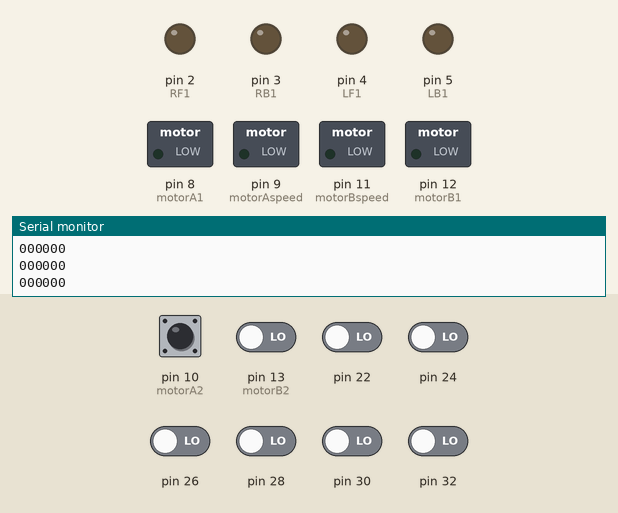
This sketch was run on a simulated Arduino Mega 2560, built with avr-gcc and run on an emulated ATmega2560. On the bench: switched loads named in the sketch (green lamp = pin HIGH), output pins drawn as LEDs (lit = HIGH), the last lines printed to the serial monitor. The test bench sets the inputs (shaded band); at power-on: pin 10 (motorA2) HIGH, pin 13 (motorB2), pin 22, pin 24, pin 26, pin 28, pin 30, pin 32 LOW.

Above: at 1.2 s.
1.3 s: pin 22 driven HIGH
At 1.7 s:
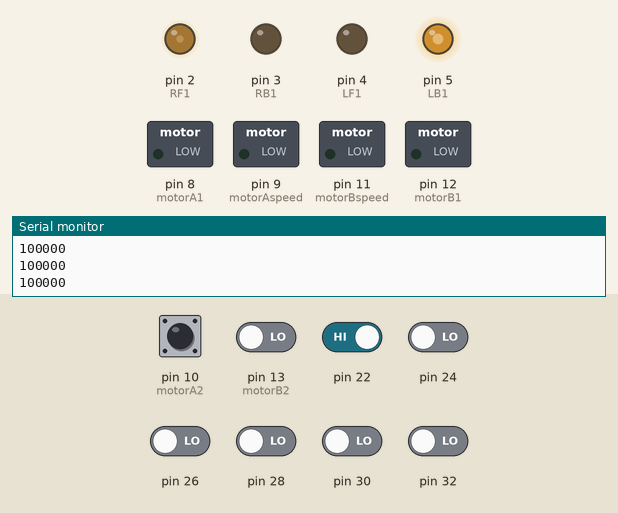
2.8 s: pin 22 driven LOW and pin 26 driven HIGH
At 4.0 s:
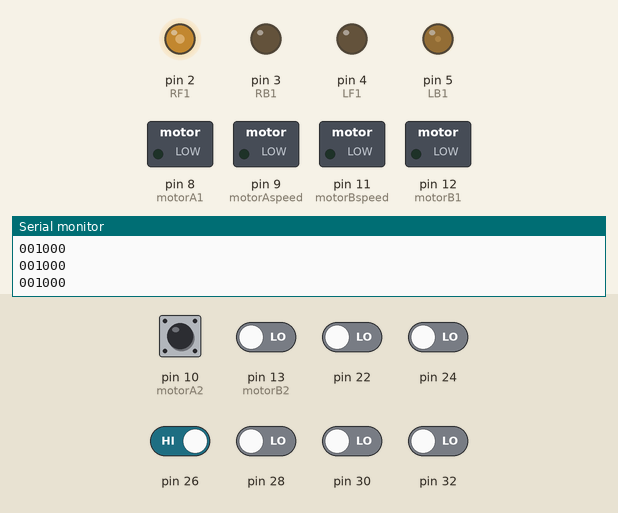
4.3 s: pin 28 driven HIGH
At 5.2 s:
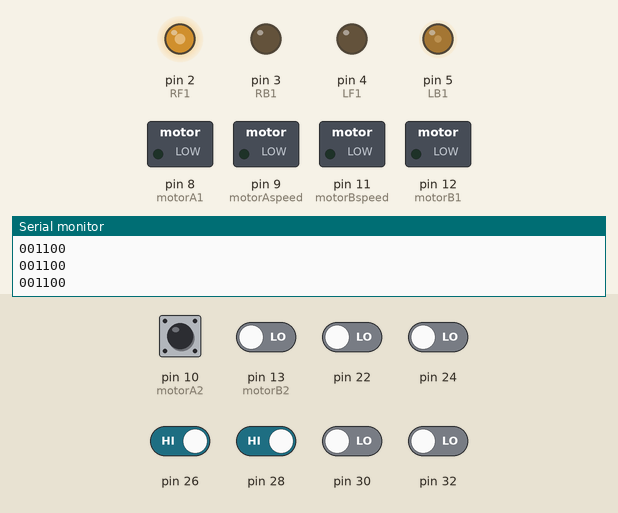
5.8 s: pin 30 driven HIGH
At 6.3 s:
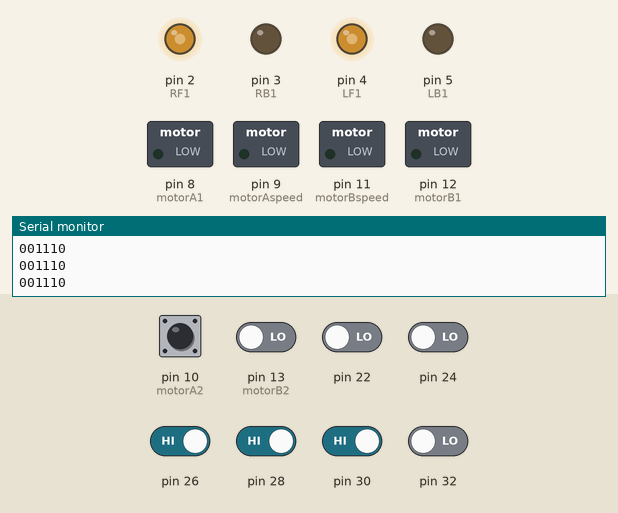
7.3 s: pin 32 driven HIGH
At 8.5 s:
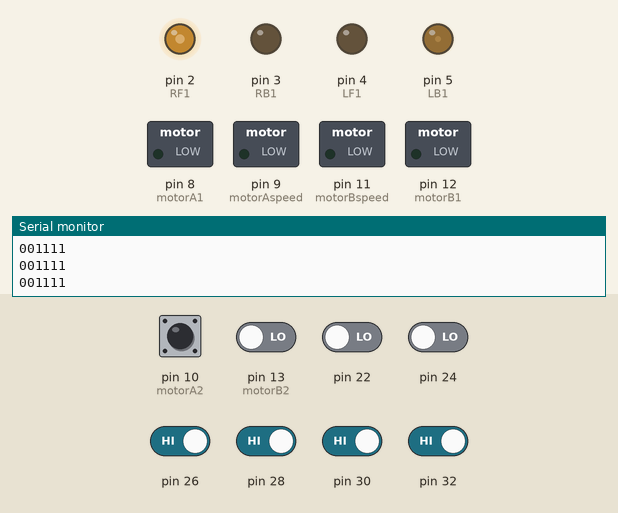
8.8 s: pin 26 driven LOW
At 10.1 s:
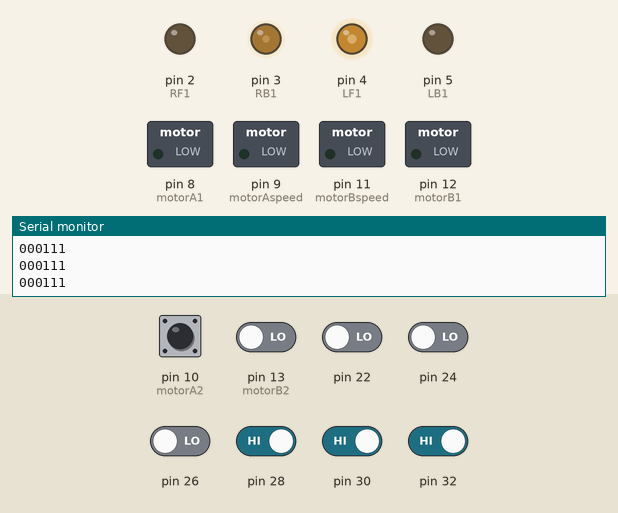
Timing chart, 0 to 11.3 s (numbered marks = the images above; inputs shaded):
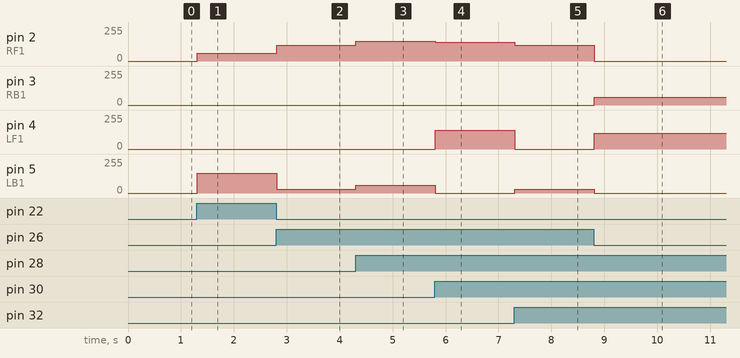

Measured:
- after the input at 1.3 s, pin 2 (RF1): 0/255 → 60/255 at once; pin 5 (LB1): 0/255 → 150/255 at once
- after the input at 2.8 s, pin 2 (RF1): 60/255 → 120/255 at once; pin 5 (LB1): 150/255 → 30/255 at once
- after the input at 4.3 s, pin 2 (RF1): 120/255 → 150/255 at once; pin 5 (LB1): 30/255 → 60/255 at once
- after the input at 5.8 s, pin 2 (RF1): 150/255 → 140/255 at once; pin 4 (LF1): 0/255 → 140/255 at once; pin 5 (LB1): 60/255 → 0/255 at once
- after the input at 7.3 s, pin 2 (RF1): 140/255 → 120/255 at once; pin 4 (LF1): 140/255 → 0/255 at once; pin 5 (LB1): 0/255 → 30/255 at once
- after the input at 8.8 s, pin 2 (RF1): 120/255 → 0/255 at once; pin 3 (RB1): 0/255 → 60/255 at once; pin 4 (LF1): 0/255 → 120/255 at once; pin 5 (LB1): 30/255 → 0/255 at once

The sketch:

INNOVISION_Round-2_.ino
```cpp
int b=0, w=1,c=0,c1=0,c2=0;
#define LF1 4
#define LB1 5
#define RF1 2
#define RB1 3
#define leftIR 13
#define rightIR 10

void setup()
{
  Serial.begin(9600);
  pinMode(LF1,OUTPUT);
  pinMode(LB1,OUTPUT);
  pinMode(RF1,OUTPUT);
  pinMode(RB1,OUTPUT);
  pinMode(13,INPUT);
  pinMode(10,INPUT);
  pinMode(22,INPUT);
  pinMode(24,INPUT);
  pinMode(26,INPUT);
  pinMode(28,INPUT);
  pinMode(30,INPUT);
  pinMode(32,INPUT);
  pinMode(A0,OUTPUT);
  pinMode(A1,OUTPUT);
  pinMode(8,OUTPUT);
  pinMode(11,OUTPUT);
  pinMode(9,OUTPUT);
  pinMode(12,OUTPUT);
  /*digitalWrite(8,HIGH);
  digitalWrite(11,HIGH);
  digitalWrite(9,LOW);
  digitalWrite(12,LOW);*/
}

void loop()
{
  /*digitalWrite(8,HIGH);
  digitalWrite(11,HIGH);
  digitalWrite(9,LOW);
  digitalWrite(12,LOW);*/


  int d1,d2,d3,d4,d5,d6,sl,sr,r,i;
  d1=digitalRead(22);
  d2=digitalRead(24);
  d3=digitalRead(26);
  d4=digitalRead(28);
  d5=digitalRead(30);
  d6=digitalRead(32);
  sl=digitalRead(13);
  sl=digitalRead(10);
  Serial.print("\n");
  Serial.print(d1);
  Serial.print(d2);
  Serial.print(d3);
  Serial.print(d4);
  Serial.print(d5);
  Serial.print(d6);
    if(d1==w && d2==w && d3==b && d4==b && d5==w && d6==w)
    forward();
    else if(d1==w && d2==w && d3==b && d4==b && d5==b && d6==w)
     sright();
    else if(d1==w && d2==b && d3==b && d4==w && d5==w && d6==w)
     sleft();
    else if(d1==w && d2==w && d3==w && d4==w && d5==b && d6==b)
     sright();
    else if(d1==b && d2==b && d3==w && d4==w && d5==w && d6==w)
     sleft();
    else if(d1==w && d2==w && d3==b && d4==b && d5==b && d6==b)
    hright();
    else if(d1==w && d2==b && d3==b && d4==b && d5==b && d6==b)
    hright();
    else if(d1==w && d2==b && d3==b && d4==w && d5==w && d6==w)
    sleft();
    else if(d1==b && d2==b && d3==w && d4==w && d5==w && d6==w)
    hleft();
    //black-white-black
    else if(d1==b && d2==b && d3==w && d4==w && d5==b && d6==b)
    hleft();
    else if(d1==b && d2==b && d3==b && d4==w && d5==w && d6==1)
    sright();
    else if(d1==b && d2==b && d3==b && d4==b && d5==w && d6==w)
    sright();
    else if(d1==b && d2==w && d3==w && d4==b && d5==b && d6==b)
    sleft();
    else if(d1==w && d2==w && d3==b && d4==b && d5==b && d6==b)
    sleft();
    else if(d1==w && d2==w && d3==w && d4==w && d5==w && d6==w)
    hright();
    else if(d1==b && d2==w && d3==w && d4==b && d5==b && d6==b)
    sleft();
    else if(d1==b && d2==b && d3==w && d4==w && d5==w && d6==b)
    forward();
    else if(d1==b && d2==b && d3==w && d4==b && d5==w && d6==w)
    forward();
    else if(d1==b && d2==b && d3==w && d4==b && d5==b && d6==b)
    sleft();
    else if(d1==b && d2==b && d3==w && d4==w && d5==w && d6==w)
    hright();
    else if(d1==w && d2==w && d3==w && d4==w && d5==b && d6==b)
    hleft();

    if(digitalRead(13)==w && digitalRead(10)==b)
    c1=1;
    while(c1==1)
    {
      r=digitalRead(10);
      if(digitalRead(10)!=r)
      c2++;
      if(digitalRead(13)==1 && digitalRead(10)==0)
      c1=2;
    }
    if(c1==2)
    {

     for(i=0;i<c2;i++)
     {
      digitalWrite(A0,HIGH);
      delay(1000);
      digitalWrite(A0,LOW);
     }
     c1=3;
    }

 }

void forward()
{
  analogWrite(LF1,140);
  analogWrite(LB1,0);
  analogWrite(RF1,140);
  analogWrite(RB1,0);

  analogWrite(A0,0);
  analogWrite(A1,0);
}
void pause()
{
  analogWrite(LF1,0);
  analogWrite(LB1,0);
  analogWrite(RF1,0);
  analogWrite(RB1,0);
}
void sright()
{
  analogWrite(LF1,120);
  analogWrite(LB1,0);
  analogWrite(RF1,0);
  analogWrite(RB1,60);
}
void sleft()
{
  analogWrite(LF1,0);
  analogWrite(LB1,30);
  analogWrite(RF1,120);
  analogWrite(RB1,0);
}
void hleft()
{
  analogWrite(LF1,0);
  analogWrite(LB1,60);
  analogWrite(RF1,150);
  analogWrite(RB1,0);
}
void hright()
{
  analogWrite(LF1,0);
  analogWrite(LB1,150);
  analogWrite(RF1,60);
  analogWrite(RB1,0);
}
```

code.c
```cpp
  int vSpeed = 110;        // MAX 255
  int turn_speed = 230;    // MAX 255
  int turn_delay = 10;

//L293 Connection
  const int motorA1      = 8;
  const int motorA2      = 10;
  const int motorAspeed  = 9;
  const int motorB1      = 12;
  const int motorB2      = 13;
  const int motorBspeed  = 11;

//Sensor Connection
  const int left_sensor_pin =A0;
  const int right_sensor_pin =A1;


  int left_sensor_state;
  int right_sensor_state;

void setup() {
  pinMode(motorA1, OUTPUT);
  pinMode(motorA2, OUTPUT);
  pinMode(motorB1, OUTPUT);
  pinMode(motorB2, OUTPUT);

  Serial.begin(9600);

  delay(3000);

}

void loop() {


left_sensor_state = analogRead(left_sensor_pin);
right_sensor_state = analogRead(right_sensor_pin);

if(right_sensor_state > 500 && left_sensor_state < 500)
{
  Serial.println("turning right");

  digitalWrite (motorA1,LOW);
  digitalWrite(motorA2,HIGH);
  digitalWrite (motorB1,LOW);
  digitalWrite(motorB2,HIGH);

  analogWrite (motorAspeed, vSpeed);
  analogWrite (motorBspeed, turn_speed);

  }
if(right_sensor_state < 500 && left_sensor_state > 500)
{
  Serial.println("turning left");

  digitalWrite (motorA1,HIGH);
  digitalWrite(motorA2,LOW);
  digitalWrite (motorB1,HIGH);
  digitalWrite(motorB2,LOW);

  analogWrite (motorAspeed, turn_speed);
  analogWrite (motorBspeed, vSpeed);

  delay(turn_delay);
  }

if(right_sensor_state > 500 && left_sensor_state > 500)
{
  Serial.println("going forward");

  digitalWrite (motorA2,LOW);
  digitalWrite(motorA1,HIGH);
  digitalWrite (motorB2,HIGH);
  digitalWrite(motorB1,LOW);

  analogWrite (motorAspeed, vSpeed);
  analogWrite (motorBspeed, vSpeed);

  delay(turn_delay);

  }

if(right_sensor_state < 500 && left_sensor_state < 500)
{
  Serial.println("stop");

  analogWrite (motorAspeed, 0);
  analogWrite (motorBspeed, 0);

  }


}


 
```
